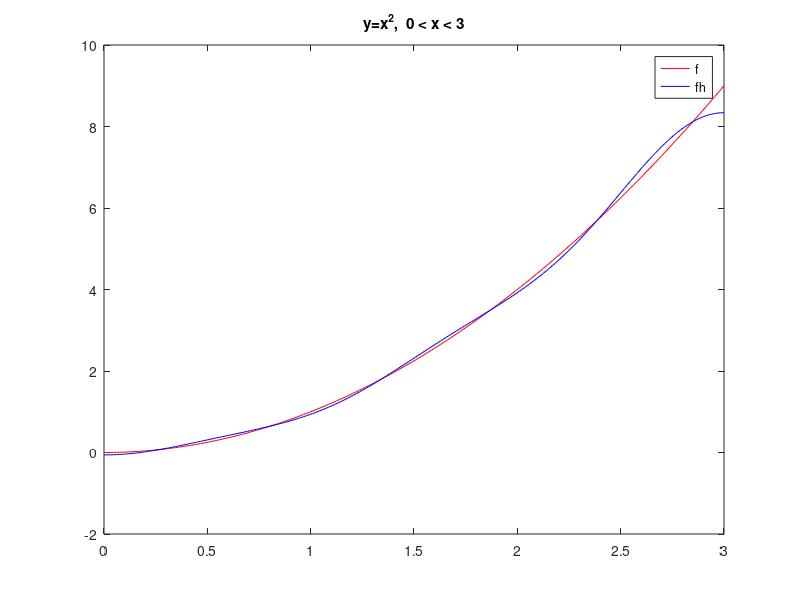

MATLAB code for this plot:
%approximate x^2 0<x<L using the cosine half-range expansion
clear;

a = zeros(1,5);
upper = 3;
lower = 0;
T = upper - lower;
w = 2*pi/T;
x = linspace(lower,upper,200);
f = x.^2;

a0 = (1/T)*trapz(x,f);

for n = 1:5
    y = f.*cos(n*w*x/2);
    a(n) = (2/T)*trapz(x,y);
end

fh = zeros(1,200);

for n = 1:5
    fh = fh + a(n)*cos(n*w*x/2);
end

fh = a0 + fh;

plot(x,f,'r',x,fh,'b')
legend('f','fh','Location','best')
title('y=x^2,  0 < x < 3')